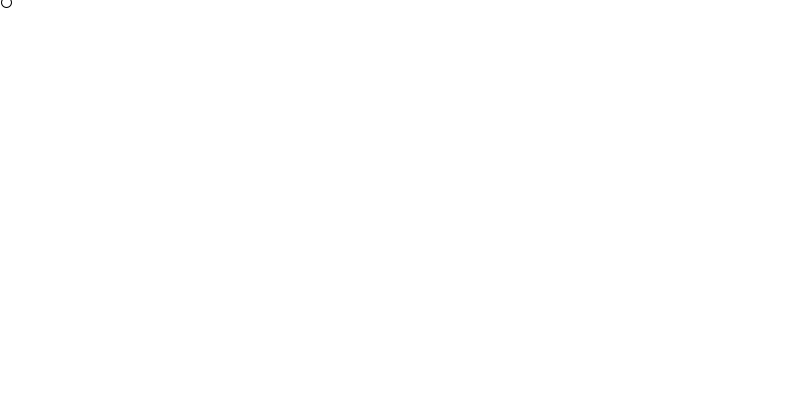
Frame 1 (no input)
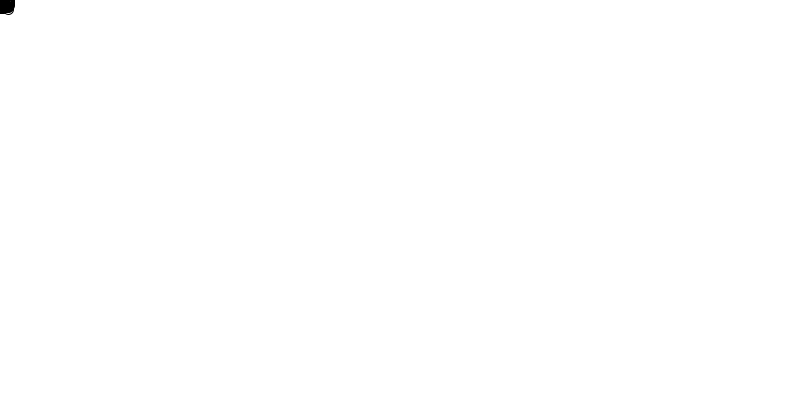
Frame 60 (the mouse pressed at the canvas centre just before this capture)
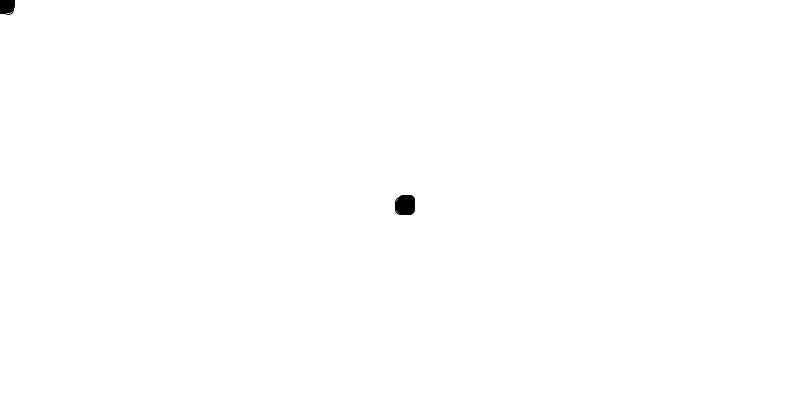
Frame 120 (the mouse held since frame 60 and released just before this capture)

The Processing sketch that drew these frames (run headless with seeded random() and noise(); from frame 60 on, the mouse is pressed at the canvas centre):

// Processing sketch: processing_36088
// ── processing_36088.pde


/*
  this is a realy simple mouse sketch/interaction 
  ellipses are drawn based where at the mouse pointer

*/
void setup() {
  size(800,400);
  background(255);
  noFill();
}

int x=400,y=400;

void draw() {
  
  
  ellipse(mouseX+random(10),mouseY+random(10),10,10);
}
